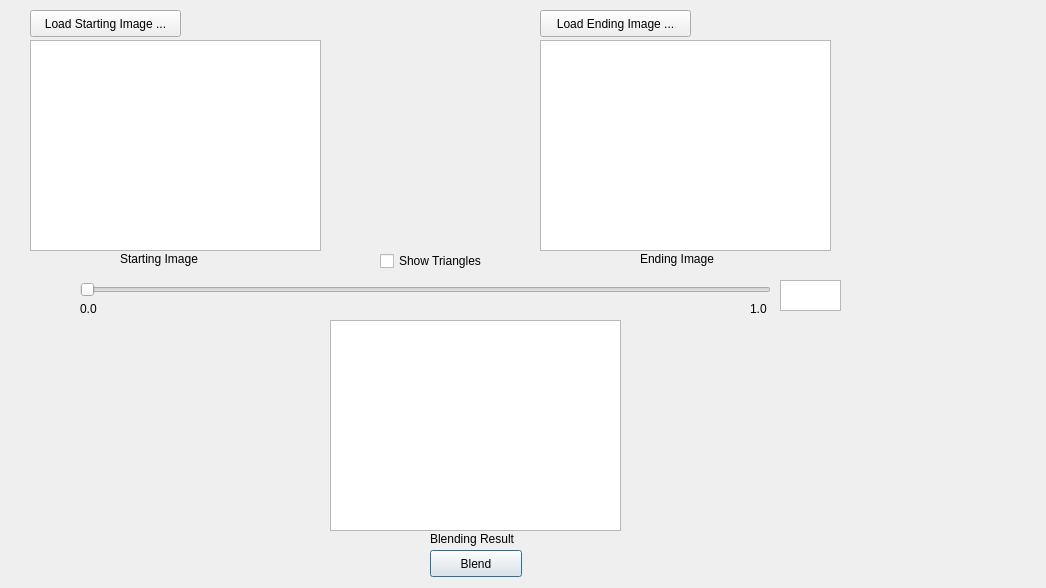
<?xml version="1.0" encoding="UTF-8"?>
<ui version="4.0">
 <class>Dialog</class>
 <widget class="QDialog" name="Dialog">
  <property name="geometry">
   <rect>
    <x>0</x>
    <y>0</y>
    <width>1046</width>
    <height>588</height>
   </rect>
  </property>
  <property name="windowTitle">
   <string>Dialog</string>
  </property>
  <widget class="QPushButton" name="btnBlend">
   <property name="geometry">
    <rect>
     <x>430</x>
     <y>550</y>
     <width>92</width>
     <height>27</height>
    </rect>
   </property>
   <property name="text">
    <string>Blend</string>
   </property>
  </widget>
  <widget class="QPushButton" name="btnLoad1">
   <property name="geometry">
    <rect>
     <x>30</x>
     <y>10</y>
     <width>151</width>
     <height>27</height>
    </rect>
   </property>
   <property name="text">
    <string>Load Starting Image ...</string>
   </property>
  </widget>
  <widget class="QPushButton" name="btnLoad2">
   <property name="geometry">
    <rect>
     <x>540</x>
     <y>10</y>
     <width>151</width>
     <height>27</height>
    </rect>
   </property>
   <property name="text">
    <string>Load Ending Image ...</string>
   </property>
  </widget>
  <widget class="QCheckBox" name="chkTri">
   <property name="geometry">
    <rect>
     <x>380</x>
     <y>250</y>
     <width>131</width>
     <height>22</height>
    </rect>
   </property>
   <property name="text">
    <string>Show Triangles</string>
   </property>
  </widget>
  <widget class="QLabel" name="label">
   <property name="geometry">
    <rect>
     <x>120</x>
     <y>250</y>
     <width>101</width>
     <height>17</height>
    </rect>
   </property>
   <property name="text">
    <string>Starting Image</string>
   </property>
  </widget>
  <widget class="QLabel" name="label_2">
   <property name="geometry">
    <rect>
     <x>640</x>
     <y>250</y>
     <width>101</width>
     <height>17</height>
    </rect>
   </property>
   <property name="text">
    <string>Ending Image</string>
   </property>
  </widget>
  <widget class="QLabel" name="label_3">
   <property name="geometry">
    <rect>
     <x>430</x>
     <y>530</y>
     <width>111</width>
     <height>17</height>
    </rect>
   </property>
   <property name="text">
    <string>Blending Result</string>
   </property>
  </widget>
  <widget class="QSlider" name="horizontalSlider">
   <property name="geometry">
    <rect>
     <x>80</x>
     <y>280</y>
     <width>691</width>
     <height>19</height>
    </rect>
   </property>
   <property name="orientation">
    <enum>Qt::Horizontal</enum>
   </property>
  </widget>
  <widget class="QLabel" name="label_4">
   <property name="geometry">
    <rect>
     <x>80</x>
     <y>300</y>
     <width>62</width>
     <height>17</height>
    </rect>
   </property>
   <property name="text">
    <string>0.0</string>
   </property>
  </widget>
  <widget class="QLabel" name="label_5">
   <property name="geometry">
    <rect>
     <x>750</x>
     <y>300</y>
     <width>62</width>
     <height>17</height>
    </rect>
   </property>
   <property name="text">
    <string>1.0</string>
   </property>
  </widget>
  <widget class="QTextBrowser" name="sliderText">
   <property name="geometry">
    <rect>
     <x>780</x>
     <y>280</y>
     <width>61</width>
     <height>31</height>
    </rect>
   </property>
  </widget>
  <widget class="QGraphicsView" name="img1">
   <property name="geometry">
    <rect>
     <x>30</x>
     <y>40</y>
     <width>291</width>
     <height>211</height>
    </rect>
   </property>
  </widget>
  <widget class="QGraphicsView" name="img2">
   <property name="geometry">
    <rect>
     <x>540</x>
     <y>40</y>
     <width>291</width>
     <height>211</height>
    </rect>
   </property>
  </widget>
  <widget class="QGraphicsView" name="imgMorph">
   <property name="geometry">
    <rect>
     <x>330</x>
     <y>320</y>
     <width>291</width>
     <height>211</height>
    </rect>
   </property>
  </widget>
 </widget>
 <resources/>
 <connections/>
</ui>
